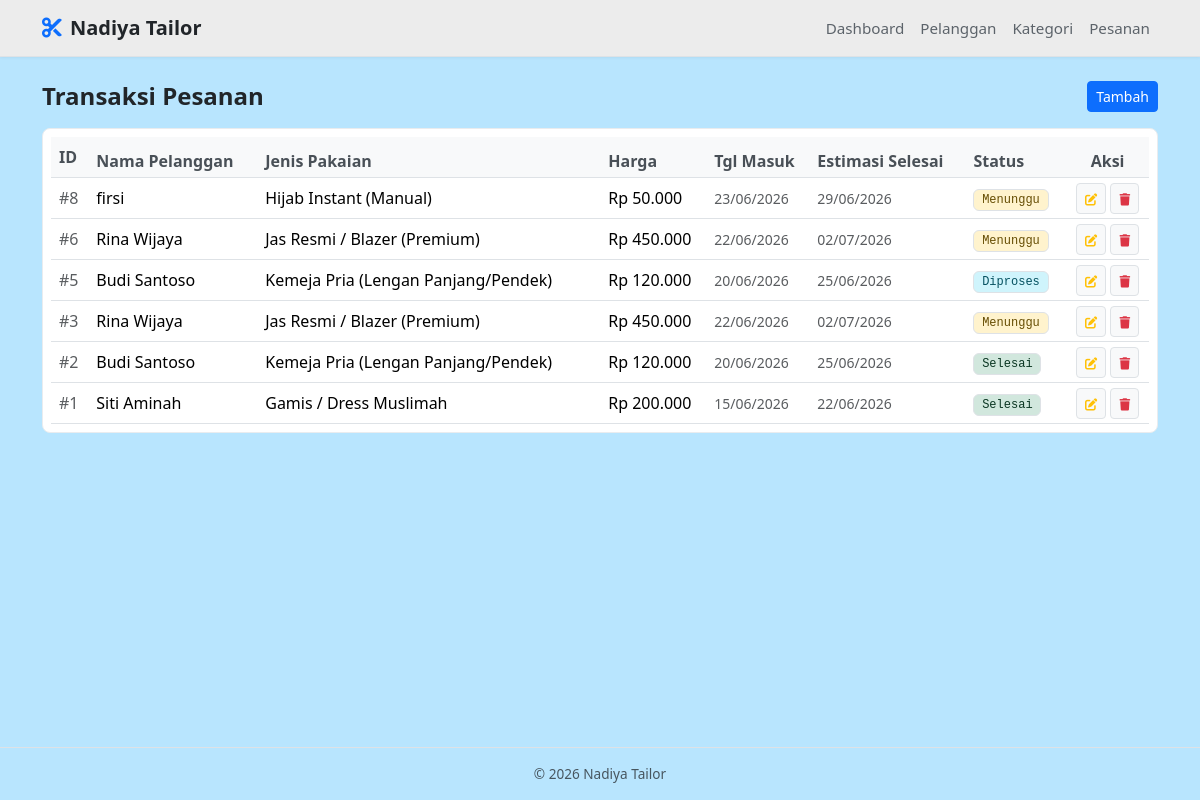
/pesanan/index.php, run on the app's committed database.
### tables this page shows
CREATE TABLE `pesanan` (
  `id_pesanan` int(11) NOT NULL,
  `id_pelanggan` int(11) NOT NULL,
  `id_kategori` int(11) NOT NULL,
  `tgl_masuk` date NOT NULL,
  `tgl_selesai` date NOT NULL,
  `status_pesanan` enum('Menunggu','Diproses','Selesai','Diambil') NOT NULL DEFAULT 'Menunggu'
);

CREATE TABLE `pelanggan` (
  `id_pelanggan` int(11) NOT NULL,
  `nama_pelanggan` varchar(100) NOT NULL,
  `no_telepon` varchar(20) NOT NULL,
  `alamat` text NOT NULL
);

CREATE TABLE `kategori` (
  `id_kategori` int(11) NOT NULL,
  `nama_kategori` varchar(100) NOT NULL,
  `harga_dasar` int(11) NOT NULL
);

### pesanan/index.php (the view)
<?php
include '../config/koneksi.php';
include '../includes/header.php';
$query = "SELECT pesanan.*, pelanggan.nama_pelanggan, kategori.nama_kategori, kategori.harga_dasar
          FROM pesanan
          JOIN pelanggan ON pesanan.id_pelanggan = pelanggan.id_pelanggan
          JOIN kategori ON pesanan.id_kategori = kategori.id_kategori
          ORDER BY pesanan.id_pesanan DESC";
$result = mysqli_query($koneksi, $query);
?>
<div class="d-flex justify-content-between align-items-center mb-3">
    <h4 class="fw-semibold text-dark m-0">Transaksi Pesanan</h4>
    <a href="tambah.php" class="btn btn-sm btn-primary">Tambah</a>
</div>
<div class="card p-2">
    <div class="table-responsive">
        <table class="table table-sm table-hover align-middle m-0">
            <thead>
                <tr>
                    <th class="p-2">ID</th>
                    <th>Nama Pelanggan</th>
                    <th>Jenis Pakaian</th>
                    <th>Harga</th>
                    <th>Tgl Masuk</th>
                    <th>Estimasi Selesai</th>
                    <th>Status</th>
                    <th class="text-center">Aksi</th>
                </tr>
            </thead>
            <tbody>
                <?php while($row = mysqli_fetch_assoc($result)) { ?>
                <tr>
                    <td class="p-2 text-muted">#<?= $row['id_pesanan']; ?></td>
                    <td class="fw-medium"><?= htmlspecialchars($row['nama_pelanggan']); ?></td>
                    <td><?= htmlspecialchars($row['nama_kategori']); ?></td>
                    <td>Rp <?= number_format($row['harga_dasar'], 0, ',', '.'); ?></td>
                    <td class="small text-muted"><?= date('d/m/Y', strtotime($row['tgl_masuk'])); ?></td>
                    <td class="small text-muted"><?= date('d/m/Y', strtotime($row['tgl_selesai'])); ?></td>
                    <td>
                        <?php
                        $st = $row['status_pesanan'];
                        $badge = ($st == 'Menunggu') ? 'bg-warning-subtle text-warning-emphasis' : (($st == 'Diproses') ? 'bg-info-subtle text-info-emphasis' : (($st == 'Selesai') ? 'bg-success-subtle text-success-emphasis' : 'bg-primary-subtle text-primary-emphasis'));
                        ?>
                        <span class="badge <?= $badge; ?> font-monospace fw-normal border" style="font-size: 0.75rem;"><?= $st; ?></span>
                    </td>
                    <td class="text-center">
                        <a href="edit.php?id=<?= $row['id_pesanan']; ?>" class="btn btn-sm btn-light border text-warning px-2 py-1"><i class="fas fa-edit small"></i></a>
                        <a href="hapus.php?id=<?= $row['id_pesanan']; ?>" class="btn btn-sm btn-light border text-danger px-2 py-1" onclick="return confirm('Hapus transaksi?')"><i class="fas fa-trash small"></i></a>
                    </td>
                </tr>
                <?php } ?>
            </tbody>
        </table>
    </div>
</div>
<?php include '../includes/footer.php'; ?>

### includes/header.php (style rules this page uses)
body { background-color: #b8e5fe; color: #495057; padding-bottom: 60px; }
.card { background-color: #ffffff; border: 1px solid #e9ecef; border-radius: 8px; }
.table th { background-color: #f8f9fa !important; color: #495057; font-weight: 600; }

### data on the page
pesanan: id_pesanan "8", id_pelanggan.nama_pelanggan "firsi", id_kategori.nama_kategori "Hijab Instant (Manual)", id_kategori.harga_dasar "50.000", tgl_masuk "23/06/2026", tgl_selesai "29/06/2026", status_pesanan "Menunggu"
pesanan: id_pesanan "6", id_pelanggan.nama_pelanggan "Rina Wijaya", id_kategori.nama_kategori "Jas Resmi / Blazer (Premium)", id_kategori.harga_dasar "450.000", tgl_masuk "22/06/2026", tgl_selesai "02/07/2026", status_pesanan "Menunggu"
pesanan: id_pesanan "5", id_pelanggan.nama_pelanggan "Budi Santoso", id_kategori.nama_kategori "Kemeja Pria (Lengan Panjang/Pendek)", id_kategori.harga_dasar "120.000", tgl_masuk "20/06/2026", tgl_selesai "25/06/2026", status_pesanan "Diproses"
pesanan: id_pesanan "3", id_pelanggan.nama_pelanggan "Rina Wijaya", id_kategori.nama_kategori "Jas Resmi / Blazer (Premium)", id_kategori.harga_dasar "450.000", tgl_masuk "22/06/2026", tgl_selesai "02/07/2026", status_pesanan "Menunggu"
pesanan: id_pesanan "2", id_pelanggan.nama_pelanggan "Budi Santoso", id_kategori.nama_kategori "Kemeja Pria (Lengan Panjang/Pendek)", id_kategori.harga_dasar "120.000", tgl_masuk "20/06/2026", tgl_selesai "25/06/2026", status_pesanan "Selesai"
pesanan: id_pesanan "1", id_pelanggan.nama_pelanggan "Siti Aminah", id_kategori.nama_kategori "Gamis / Dress Muslimah", id_kategori.harga_dasar "200.000", tgl_masuk "15/06/2026", tgl_selesai "22/06/2026", status_pesanan "Selesai"
